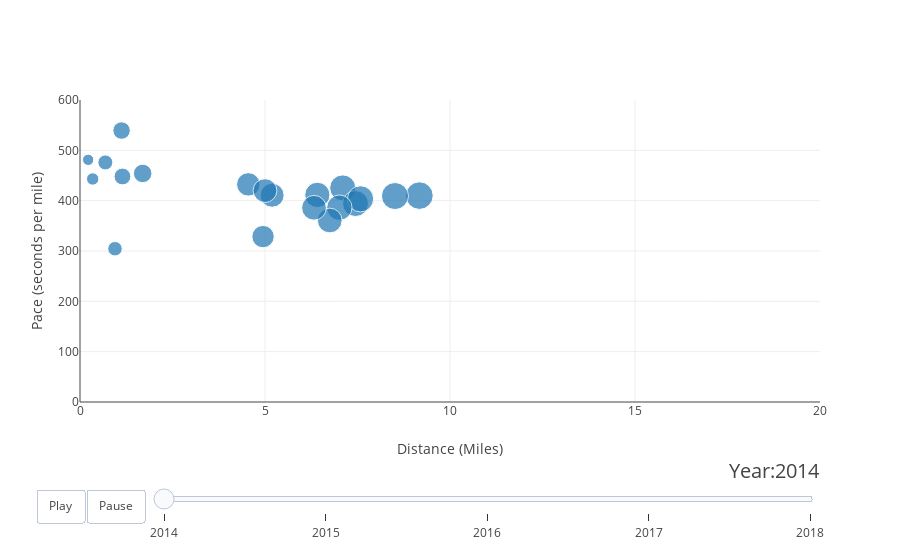

This figure's notebook cell:
### Code cell
iplot(figure)

### Figure 1 — Plotly figure (JSON) as saved in the notebook; plotly's stock layout.template omitted (floating-point values rounded to 4 significant figures)
{"data": [{"hovertext": ["<a href=https://www.strava.com/activities/1513967998237521211>12/31/2014 Hadlow, United Kingdom</a><br>2014-12-31<br>9.2 miles<br>410.02 seconds/mile", "<a href=https://www.strava.com/activities/1513967998237521183>12/30/2014 Tonbridge, United Kingdom</a><br>2014-12-30<br>1.1 miles<br>539.32 seconds/mile", "<a href=https://www.strava.com/activities/1513967998237521187>12/30/2014 Tonbridge, United Kingdom</a><br>2014-12-30<br>4.9 miles<br>328.64 seconds/mile", "<a href=https://www.strava.com/activities/1513967998237521177>12/30/2014 Tonbridge, United Kingdom</a><br>2014-12-30<br>0.2 miles<br>481.12 seconds/mile", "<a href=https://www.strava.com/activities/1513967998237521188>12/30/2014 Tonbridge, United Kingdom</a><br>2014-12-30<br>1.1 miles<br>448.03 seconds/mile", "<a href=https://www.strava.com/activities/1513967998237521208>12/29/2014 Tonbridge, United Kingdom</a><br>2014-12-29<br>7.1 miles<br>425.30 seconds/mile", "<a href=https://www.strava.com/activities/1513967998237521220>12/29/2014 Hadlow, United Kingdom</a><br>2014-12-29<br>6.4 miles<br>411.49 seconds/mile", "<a href=https://www.strava.com/activities/1513967998237521209>12/28/2014 Hildenborough, United Kingdom</a><br>2014-12-28<br>7.4 miles<br>394.25 seconds/mile", "<a href=https://www.strava.com/activities/1513967998237521197>12/28/2014 Tonbridge, United Kingdom</a><br>2014-12-28<br>4.5 miles<br>432.39 seconds/mile", "<a href=https://www.strava.com/activities/1513967998237521216>12/27/2014 Hadlow, United Kingdom</a><br>2014-12-27<br>8.5 miles<br>409.19 seconds/mile", "<a href=https://www.strava.com/activities/1513967998237521218>12/26/2014 Tonbridge, United Kingdom</a><br>2014-12-26<br>7.6 miles<br>403.55 seconds/mile", "<a href=https://www.strava.com/activities/1513967998237521214>12/26/2014 Hadlow, United Kingdom</a><br>2014-12-26<br>5.2 miles<br>410.76 seconds/mile", "<a href=https://www.strava.com/activities/1513967998237521223>12/25/2014 Hadlow, United Kingdom</a><br>2014-12-25<br>7.0 miles<br>386.12 seconds/mile", "<a href=https://www.strava.com/activities/1513967998237536854>Afternoon Run</a><br>2014-12-24<br>5.0 miles<br>419.97 seconds/mile", "<a href=https://www.strava.com/activities/1513967998237521221>12/24/2014 Sevenoaks, United Kingdom</a><br>2014-12-24<br>0.9 miles<br>304.51 seconds/mile", "<a href=https://www.strava.com/activities/1513967998237522645>12/24/2014 Sevenoaks, United Kingdom</a><br>2014-12-24<br>1.7 miles<br>454.10 seconds/mile", "<a href=https://www.strava.com/activities/1513967998237521191>12/23/2014 Tonbridge, United Kingdom</a><br>2014-12-23<br>0.3 miles<br>443.10 seconds/mile", "<a href=https://www.strava.com/activities/1513967998237521222>12/23/2014 Tonbridge, United Kingdom</a><br>2014-12-23<br>6.8 miles<br>360.60 seconds/mile", "<a href=https://www.strava.com/activities/1513967998237521194>12/23/2014 Tonbridge, United Kingdom</a><br>2014-12-23<br>0.7 miles<br>476.00 seconds/mile", "<a href=https://www.strava.com/activities/1513967998237521217>12/23/2014 Hadlow, United Kingdom</a><br>2014-12-23<br>6.3 miles<br>385.84 seconds/mile"], "marker": {"size": [61.33, 24.62, 40.32, 10.3, 22.67, 54.95, 51.38, 54.18, 44.35, 59.02, 55.32, 46.18, 52.03, 45.83, 16.97, 27.73, 12.33, 49.34, 18.06, 49.4], "sizemode": "area", "sizeref": 0.1614}, "mode": "markers", "name": "Run", "x": [9.173, 1.124, 4.947, 0.2203, 1.147, 7.101, 6.415, 7.447, 4.549, 8.513, 7.583, 5.193, 7.01, 5, 0.9457, 1.694, 0.343, 6.75, 0.6848, 6.324], "y": [410.0, 539.3, 328.6, 481.1, 448.0, 425.3, 411.5, 394.3, 432.4, 409.2, 403.5, 410.8, 386.1, 420.0, 304.5, 454.1, 443.1, 360.6, 476.0, 385.8]}], "layout": {"hovermode": "closest", "sliders": [{"active": 0, "currentvalue": {"font": {"size": 20}, "prefix": "Year:", "visible": true, "xanchor": "right"}, "len": 0.9, "pad": {"b": 10, "t": 50}, "steps": [{"args": [[2014], {"frame": {"duration": 300, "redraw": true}, "mode": "immediate", "transition": {"duration": 300}}], "label": 2014, "method": "animate"}, {"args": [[2015], {"frame": {"duration": 300, "redraw": true}, "mode": "immediate", "transition": {"duration": 300}}], "label": 2015, "method": "animate"}, {"args": [[2016], {"frame": {"duration": 300, "redraw": true}, "mode": "immediate", "transition": {"duration": 300}}], "label": 2016, "method": "animate"}, {"args": [[2017], {"frame": {"duration": 300, "redraw": true}, "mode": "immediate", "transition": {"duration": 300}}], "label": 2017, "method": "animate"}, {"args": [[2018], {"frame": {"duration": 300, "redraw": true}, "mode": "immediate", "transition": {"duration": 300}}], "label": 2018, "method": "animate"}], "transition": {"duration": 300, "easing": "cubic-in-out"}, "x": 0.1, "xanchor": "left", "y": 0, "yanchor": "top"}], "updatemenus": [{"buttons": [{"args": [null, {"frame": {"duration": 500, "redraw": true}, "fromcurrent": true, "transition": {"duration": 300, "easing": "quadratic-in-out"}}], "label": "Play", "method": "animate"}, {"args": [[null], {"frame": {"duration": 0, "redraw": true}, "mode": "immediate", "transition": {"duration": 0}}], "label": "Pause", "method": "animate"}], "direction": "left", "pad": {"r": 10, "t": 87}, "showactive": false, "type": "buttons", "x": 0.1, "xanchor": "right", "y": 0, "yanchor": "top"}], "xaxis": {"range": [0, 20], "title": "Distance (Miles)"}, "yaxis": {"range": [0, 600], "title": "Pace (seconds per mile)"}}}
